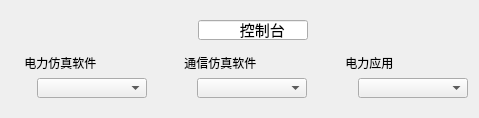
<?xml version="1.0" encoding="UTF-8"?>
<ui version="4.0">
 <class>arch_param_settings</class>
 <widget class="QWidget" name="arch_param_settings">
  <property name="geometry">
   <rect>
    <x>0</x>
    <y>0</y>
    <width>479</width>
    <height>118</height>
   </rect>
  </property>
  <property name="windowTitle">
   <string>Form</string>
  </property>
  <layout class="QVBoxLayout" name="verticalLayout_5">
   <item>
    <spacer name="verticalSpacer">
     <property name="orientation">
      <enum>Qt::Vertical</enum>
     </property>
     <property name="sizeHint" stdset="0">
      <size>
       <width>20</width>
       <height>40</height>
      </size>
     </property>
    </spacer>
   </item>
   <item>
    <layout class="QVBoxLayout" name="verticalLayout_4">
     <item>
      <layout class="QHBoxLayout" name="horizontalLayout_4">
       <item>
        <spacer name="horizontalSpacer">
         <property name="orientation">
          <enum>Qt::Horizontal</enum>
         </property>
         <property name="sizeHint" stdset="0">
          <size>
           <width>40</width>
           <height>20</height>
          </size>
         </property>
        </spacer>
       </item>
       <item>
        <widget class="QLabel" name="label_15">
         <property name="minimumSize">
          <size>
           <width>20</width>
           <height>20</height>
          </size>
         </property>
         <property name="maximumSize">
          <size>
           <width>20</width>
           <height>20</height>
          </size>
         </property>
         <property name="text">
          <string/>
         </property>
         <property name="pixmap">
          <pixmap resource="resourece.qrc">:/offLine.png</pixmap>
         </property>
         <property name="scaledContents">
          <bool>true</bool>
         </property>
        </widget>
       </item>
       <item>
        <widget class="QLineEdit" name="lineEdit_8">
         <property name="minimumSize">
          <size>
           <width>110</width>
           <height>20</height>
          </size>
         </property>
         <property name="maximumSize">
          <size>
           <width>110</width>
           <height>20</height>
          </size>
         </property>
         <property name="font">
          <font>
           <family>Agency FB</family>
           <pointsize>11</pointsize>
          </font>
         </property>
         <property name="focusPolicy">
          <enum>Qt::NoFocus</enum>
         </property>
         <property name="layoutDirection">
          <enum>Qt::LeftToRight</enum>
         </property>
         <property name="text">
          <string>          控制台</string>
         </property>
        </widget>
       </item>
       <item>
        <spacer name="horizontalSpacer_2">
         <property name="orientation">
          <enum>Qt::Horizontal</enum>
         </property>
         <property name="sizeHint" stdset="0">
          <size>
           <width>40</width>
           <height>20</height>
          </size>
         </property>
        </spacer>
       </item>
      </layout>
     </item>
     <item>
      <spacer name="verticalSpacer_3">
       <property name="orientation">
        <enum>Qt::Vertical</enum>
       </property>
       <property name="sizeHint" stdset="0">
        <size>
         <width>20</width>
         <height>40</height>
        </size>
       </property>
      </spacer>
     </item>
     <item>
      <layout class="QHBoxLayout" name="horizontalLayout_5">
       <item>
        <layout class="QVBoxLayout" name="verticalLayout">
         <item>
          <widget class="QLabel" name="label_3">
           <property name="text">
            <string>    电力仿真软件</string>
           </property>
           <property name="wordWrap">
            <bool>false</bool>
           </property>
          </widget>
         </item>
         <item>
          <layout class="QHBoxLayout" name="horizontalLayout">
           <item>
            <widget class="QLabel" name="label_16">
             <property name="minimumSize">
              <size>
               <width>20</width>
               <height>20</height>
              </size>
             </property>
             <property name="maximumSize">
              <size>
               <width>20</width>
               <height>20</height>
              </size>
             </property>
             <property name="text">
              <string/>
             </property>
             <property name="pixmap">
              <pixmap resource="resourece.qrc">:/offLine.png</pixmap>
             </property>
             <property name="scaledContents">
              <bool>true</bool>
             </property>
            </widget>
           </item>
           <item>
            <widget class="QComboBox" name="comboBox">
             <property name="minimumSize">
              <size>
               <width>110</width>
               <height>20</height>
              </size>
             </property>
             <property name="maximumSize">
              <size>
               <width>110</width>
               <height>20</height>
              </size>
             </property>
            </widget>
           </item>
          </layout>
         </item>
        </layout>
       </item>
       <item>
        <spacer name="horizontalSpacer_3">
         <property name="orientation">
          <enum>Qt::Horizontal</enum>
         </property>
         <property name="sizeHint" stdset="0">
          <size>
           <width>40</width>
           <height>20</height>
          </size>
         </property>
        </spacer>
       </item>
       <item>
        <layout class="QVBoxLayout" name="verticalLayout_2">
         <item>
          <widget class="QLabel" name="label_4">
           <property name="text">
            <string>    通信仿真软件</string>
           </property>
          </widget>
         </item>
         <item>
          <layout class="QHBoxLayout" name="horizontalLayout_2">
           <item>
            <widget class="QLabel" name="label_17">
             <property name="minimumSize">
              <size>
               <width>20</width>
               <height>20</height>
              </size>
             </property>
             <property name="maximumSize">
              <size>
               <width>20</width>
               <height>20</height>
              </size>
             </property>
             <property name="text">
              <string/>
             </property>
             <property name="pixmap">
              <pixmap resource="resourece.qrc">:/offLine.png</pixmap>
             </property>
             <property name="scaledContents">
              <bool>true</bool>
             </property>
            </widget>
           </item>
           <item>
            <widget class="QComboBox" name="comboBox_2">
             <property name="minimumSize">
              <size>
               <width>110</width>
               <height>20</height>
              </size>
             </property>
             <property name="maximumSize">
              <size>
               <width>110</width>
               <height>20</height>
              </size>
             </property>
            </widget>
           </item>
          </layout>
         </item>
        </layout>
       </item>
       <item>
        <spacer name="horizontalSpacer_4">
         <property name="orientation">
          <enum>Qt::Horizontal</enum>
         </property>
         <property name="sizeHint" stdset="0">
          <size>
           <width>40</width>
           <height>20</height>
          </size>
         </property>
        </spacer>
       </item>
       <item>
        <layout class="QVBoxLayout" name="verticalLayout_3">
         <item>
          <widget class="QLabel" name="label_11">
           <property name="text">
            <string>    电力应用</string>
           </property>
          </widget>
         </item>
         <item>
          <layout class="QHBoxLayout" name="horizontalLayout_3">
           <item>
            <widget class="QLabel" name="label_18">
             <property name="minimumSize">
              <size>
               <width>20</width>
               <height>20</height>
              </size>
             </property>
             <property name="maximumSize">
              <size>
               <width>20</width>
               <height>20</height>
              </size>
             </property>
             <property name="text">
              <string/>
             </property>
             <property name="pixmap">
              <pixmap resource="resourece.qrc">:/offLine.png</pixmap>
             </property>
             <property name="scaledContents">
              <bool>true</bool>
             </property>
            </widget>
           </item>
           <item>
            <widget class="QComboBox" name="comboBox_3">
             <property name="minimumSize">
              <size>
               <width>110</width>
               <height>20</height>
              </size>
             </property>
             <property name="maximumSize">
              <size>
               <width>110</width>
               <height>20</height>
              </size>
             </property>
            </widget>
           </item>
          </layout>
         </item>
        </layout>
       </item>
      </layout>
     </item>
    </layout>
   </item>
   <item>
    <spacer name="verticalSpacer_2">
     <property name="orientation">
      <enum>Qt::Vertical</enum>
     </property>
     <property name="sizeHint" stdset="0">
      <size>
       <width>20</width>
       <height>40</height>
      </size>
     </property>
    </spacer>
   </item>
  </layout>
 </widget>
 <resources>
  <include location="resourece.qrc"/>
 </resources>
 <connections/>
</ui>
